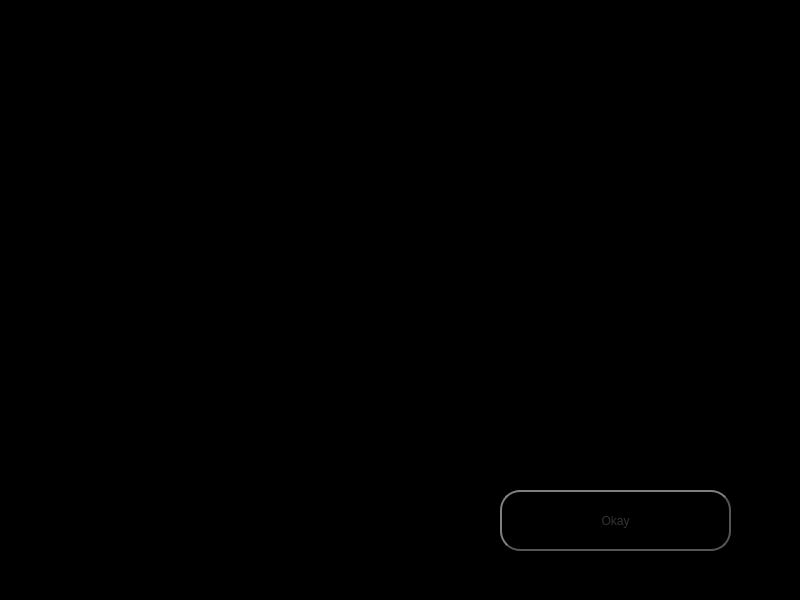
<?xml version="1.0" encoding="UTF-8"?>
<ui version="4.0">
 <class>PassToOppo</class>
 <widget class="QWidget" name="PassToOppo">
  <property name="geometry">
   <rect>
    <x>0</x>
    <y>0</y>
    <width>800</width>
    <height>600</height>
   </rect>
  </property>
  <property name="windowTitle">
   <string>Form</string>
  </property>
  <widget class="QFrame" name="PassWindowFrame">
   <property name="geometry">
    <rect>
     <x>0</x>
     <y>0</y>
     <width>800</width>
     <height>600</height>
    </rect>
   </property>
   <property name="styleSheet">
    <string notr="true">QFrame{image: url(:/passWindow.svg);
background-color: rgb(0, 0, 0);}</string>
   </property>
   <property name="frameShape">
    <enum>QFrame::StyledPanel</enum>
   </property>
   <property name="frameShadow">
    <enum>QFrame::Raised</enum>
   </property>
   <widget class="QPushButton" name="passWindowOkayButton">
    <property name="geometry">
     <rect>
      <x>500</x>
      <y>490</y>
      <width>231</width>
      <height>61</height>
     </rect>
    </property>
    <property name="autoFillBackground">
     <bool>false</bool>
    </property>
    <property name="styleSheet">
     <string notr="true">QPushButton {
	font: 18pt &quot;MS Shell Dlg 2&quot;;
    color: #333;
    border: 2px solid #555;
    border-radius: 20px;
    border-style: outset;
    background: qradialgradient(
        cx: 0.3, cy: -0.4, fx: 0.3, fy: -0.4,
        radius: 1.35, stop: 0 #fff, stop: 1 #888
        );
    padding: 5px;
    }

QPushButton:hover {
    background: qradialgradient(
        cx: 0.3, cy: -0.4, fx: 0.3, fy: -0.4,
        radius: 1.35, stop: 0 #fff, stop: 1 #bbb
        );
    }

QPushButton:pressed {
    border-style: inset;
    background: qradialgradient(
        cx: 0.4, cy: -0.1, fx: 0.4, fy: -0.1,
        radius: 1.35, stop: 0 #fff, stop: 1 #ddd
        );
    }</string>
    </property>
    <property name="text">
     <string>Okay</string>
    </property>
   </widget>
  </widget>
 </widget>
 <resources/>
 <connections/>
</ui>
